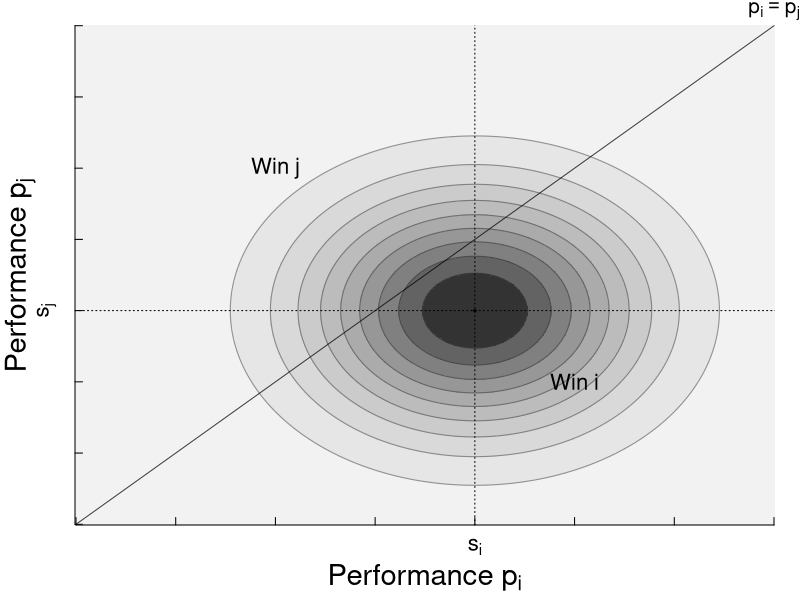

Source code (R):
oldpar <- par(no.readonly = TRUE)

# No hace falta tanta generalidad
# oldwd <- getwd()
# this.dir <- dirname(parent.frame(2)$ofile)
# nombre.R <-  sys.frame(1)$ofile
# require(tools)
# nombre <- print(file_path_sans_ext(nombre.R))
# pdf(paste0(nombre,".pdf"))
# setwd(this.dir)

# El nombre del archivo de salida est'a fijo.
nombre <- 'Fig6.pdf'
pdf(nombre)

par(mar=c(3.75,3.75,1.25,1.25))

beta <- 1500/6.125 # == 2000/7
s_1 <- 1750
s_2 <- 1500

p_grilla <- seq(min(s_1,s_2)-750,max(s_1,s_2)+750,by=5)

rendimiento_conjunto <- function(p_1,p_2=p_1,s_1=1750,s_2=1500,beta=2000/7){
  dnorm(p_1,s_1,beta)*dnorm(p_2,s_2,beta)
}

m <- outer(p_grilla,p_grilla,rendimiento_conjunto)
levels <- seq(min(m),max(m),length.out = 11)
image(p_grilla,p_grilla,m,col=rev(gray.colors(10,start=0.2,end=0.95)),breaks = levels,useRaster=T,
      ylab="",xlab="",axes=F)
contour(p_grilla,p_grilla,m,drawlabels=F,levels = levels,add = T,col=rev(gray.colors(11,start=0,end=0.6)),lwd=1.1)
mtext(text=expression("Performance"~p[j]) ,side =2 ,line=1.75,cex=1.75)
mtext(text=expression("Performance"~p[i]) ,side =1 ,line=2.5,cex=1.75)
abline(v=1750,lty=3)
abline(h=1500,lty=3)
#lines(c(0,1)*(s_2+s_2-500),c(1,0)*(s_2+s_2-500))
lines(c(0,1)*(s_2+s_2-500),c(0,1)*(s_2+s_2-500),col=rgb(0,0,0,0.75))
text(s_2-250,s_1+250,"Win j",cex=1.33)
text(s_1+250,s_2-250,"Win i",cex=1.33)
mtext(expression(p[i]==p[j]), side=3, line=0, at=2500,cex=1.25)
axis_at <- seq(min(s_1,s_2)-750,max(s_1,s_2)+750,by=250)
axis(side=2, at=axis_at, labels=NA,cex.axis=0.6,tck=0.015)
axis(side=1, at=axis_at, labels=NA,cex.axis=0.6,tck=0.015)
axis(lwd=0,side=1, at=s_1,labels=expression(s[i]),las=0,cex.axis=1.33,line=-0.3)
axis(lwd=0,side=2, at=s_2,labels=expression(s[j]),las=0,cex.axis=1.33,line=-0.3)


#######################################
# end 
dev.off()
# setwd(oldwd)
par(oldpar, new=F)
#########################################
